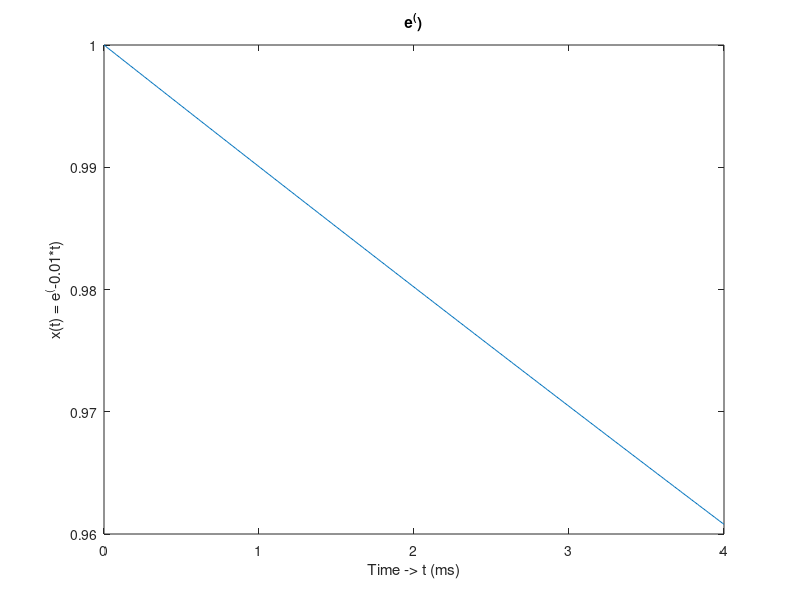

MATLAB code to generate this figure:
t = 0 : 0.01 : 4;
x = exp (-0.01 * t);
plot (t, x);
title ('e^()');
xlabel ('Time -> t (ms)');
ylabel ('x(t) = e^(-0.01*t)');
print ('Exp1_2a','-dpdf','-fillpage');
